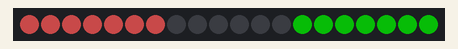
Simulated run of this sketch. Board: Arduino Nano, built with avr-gcc and run on an emulated ATmega328P. Parts: 20 RGB LEDs in strip order, left to right. Dim RGB values are drawn brighter than linear.

Above: at 0.45 s.
At 22.96 s:
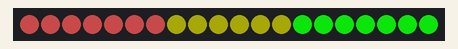
At 38.96 s:
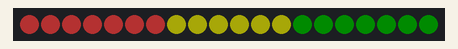

The sketch:

vasoPrimaverile.ino
```cpp
// (licence header left out)
#include <FastLED.h>

// definisce il numero di led da comnadare nella striscia
#define NUM_LEDS 20

#define DATA_PIN 3

CRGB leds[NUM_LEDS];

//sequenze di lampeggio
int lampeggia_led_A[]={7,0,1,2,3,4,5,6};
//quante fasi ha ogni sequenza.
int lampeggia_sequenza_A = 2;

//quali colori devono lampeggiare
//primo   numero = colore
//secondo numero = saturazione
//terzo   numero = luminosità

int lampeggia_colori_A[6][3]={
  {0,120,125}, //pink
  {0,100,160},  //pink
  {0,120,225},  //pink
  {0,80,80},  //pink
  {0,70,125},  //pink
  {0,120,100}  //pink
  };
int lampeggia_conta_A = 0;

//sequenze di lampeggio
int lampeggia_led_B[]={6,7,8,9,10,11,12};
//quante fasi ha ogni sequenza.
int lampeggia_sequenza_B = 2;

//quali colori devono lampeggiare
//primo   numero = colore
//secondo numero = saturazione
//terzo   numero = luminosità

int lampeggia_colori_B[8][3]={
  {64,200,125}, //yellow
  {64,200,200},
  {64,200,100},
  {64,200,50},
  {64,200,70},
  {64,200,125},
  {64,200,150},
  {64,200,125}
  };
int lampeggia_conta_B = 0;


int lampa(int cycle, int maxN, int ledarray[], int seqarray[][3]);

//int giornonotte_ledGRP1[]= {7,0,1,2,3,4,5,6};
//int giornonotte_contaGRP1 = 0;
//int colorGRP1=0; //red

//int giornonotte_ledGRP2[]= {7,7,8,9,10,11,12,13};
//int giornonotte_contaGRP2 = 0;
//int colorGRP2=64; //yellow

int giornonotte_ledGRP3[]= {7,13,14,15,16,17,18,19};
int giornonotte_contaGRP3 = 0;
int colorGRP3=96; //green


int giornonotte(int cycle, int ledarray[]);

int bright = 255;
int fade = 32;

unsigned long previousGRP1 = 0;
const long intervalGRP1 = 150;

unsigned long previousGRP2 = 0;
const long intervalGRP2 = 500;

unsigned long previousGRP3 = 0;
const long intervalGRP3 = 80;


void setup() {
  FastLED.addLeds<WS2812B, DATA_PIN, GRB>(leds, NUM_LEDS);

}

void loop() {
  unsigned long current = millis();

  if (current - previousGRP1 >= intervalGRP1) {
    previousGRP1 = current;
    lampeggia_conta_A = lampa(lampeggia_conta_A, lampeggia_sequenza_A, lampeggia_led_A, lampeggia_colori_A);
  }

//  if (current - previousGRP1 >= intervalGRP1) {
//    previousGRP1 = current;
//    giornonotte_contaGRP1 = giornonotte(giornonotte_contaGRP1, giornonotte_ledGRP1,colorGRP1);
//  }

if (current - previousGRP2 >= intervalGRP2) {
  previousGRP2 = current;
  lampeggia_conta_B = lampa(lampeggia_conta_B, lampeggia_sequenza_B, lampeggia_led_B, lampeggia_colori_B);
}


//  if (current - previousGRP2 >= intervalGRP2) {
//    previousGRP2 = current;
//    giornonotte_contaGRP2 = giornonotte(giornonotte_contaGRP2, giornonotte_ledGRP2,colorGRP2);
//  }

  if (current - previousGRP3 >= intervalGRP3) {
    previousGRP3 = current;
    giornonotte_contaGRP3 = giornonotte(giornonotte_contaGRP3, giornonotte_ledGRP3,colorGRP3);
  }


}

int giornonotte(int cycle, int ledarray[],int C){
//  int C = 16; //color
  int B = sin8(cycle);      // bright
//  int S = sin8(cycle+128);  //saturation
  int S = 200;
  for (int i = 0; i < ledarray[0]; i++){
    leds[ledarray[i+1]] = CHSV(C,S,B);
  }
  FastLED.show();
  cycle ++;
  return cycle;
}

int lampa(int cycleLM, int maxN, int ledarray[], int seqarray[][3]){
  if (cycleLM>maxN-1) {
    cycleLM=0;
  }
  for (int i = 0; i<ledarray[0]; i++){
    leds[ledarray[i+1]]= CHSV(seqarray[cycleLM][0],seqarray[cycleLM][1],seqarray[cycleLM][2]);
  }

  FastLED.show();
  cycleLM++;
  return cycleLM;
}
```
